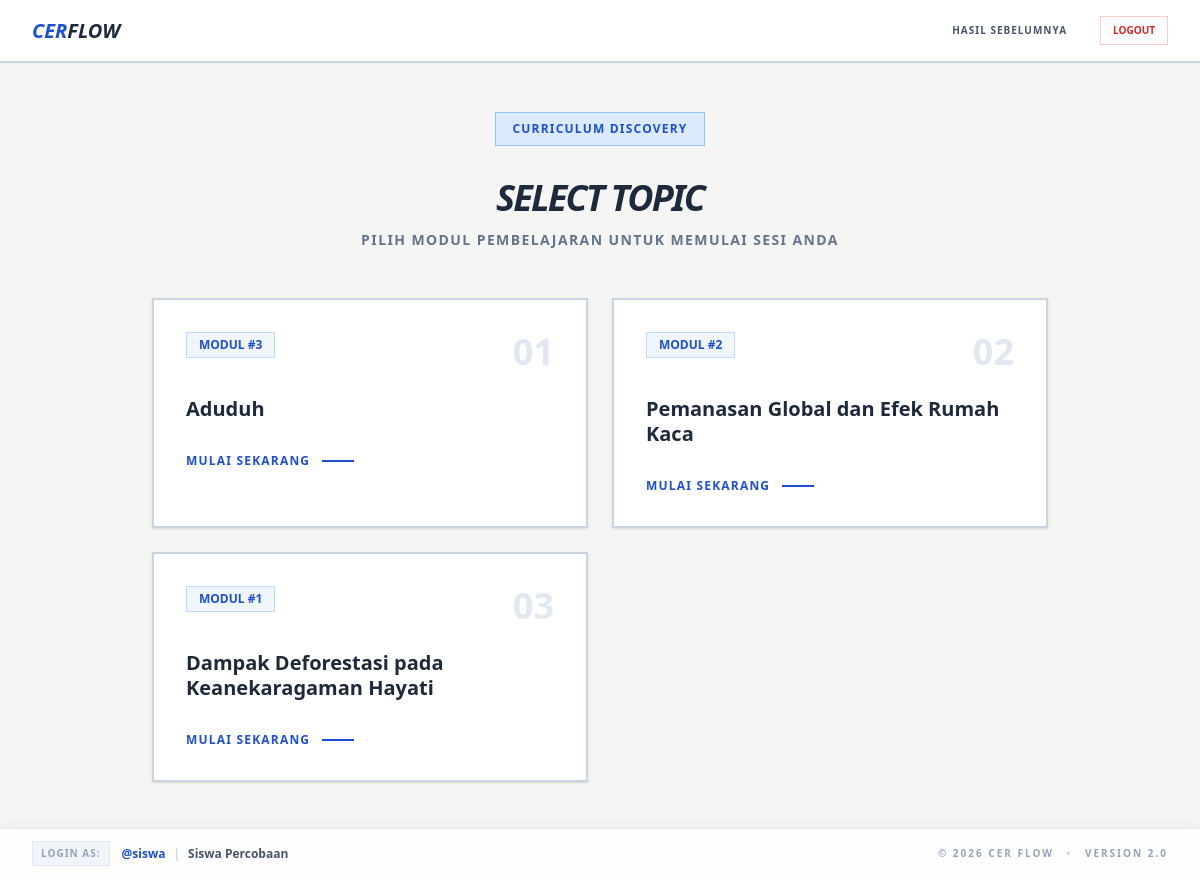
The page /siswa.php (signed in) on the database its author committed.
### tables this page shows
CREATE TABLE `cer_maps` (
  `id` int NOT NULL AUTO_INCREMENT,
  `title` varchar(100) NOT NULL,
  `allow_feedback` tinyint(1) NOT NULL DEFAULT '1',
  `reading_text` text,
  `allow_reading` tinyint(1) NOT NULL DEFAULT '1',
  `created_at` timestamp NOT NULL DEFAULT CURRENT_TIMESTAMP,
  PRIMARY KEY (`id`)
);

### app/Models/CERMap.php (called while the page is built, shortened)
<?php
class CERMap {
    private $conn;
    private $table_maps = "cer_maps";
    public function __construct($db) {
        $this->conn = $db;
    }
    public function getAll() {
        $query = "SELECT * FROM " . $this->table_maps . " ORDER BY id DESC";
        $stmt = $this->conn->prepare($query);
        $stmt->execute();
        return $stmt->fetchAll(PDO::FETCH_ASSOC);
    }
}
?>

### siswa.php (the view, shortened to what this page needs)
<?php
require_once 'app/Models/CERMap.php';
$database = new Database();
$db = $database->getConnection();
$cerMapModel = new CERMap($db);
$maps = $cerMapModel->getAll();
include 'partials/header.php';
include 'partials/navbar.php';
?>
<div id="view-selector" class="fixed inset-0 z-[40] bg-stone-100 p-12 pt-28 pb-24 overflow-y-auto">
    <div class="max-w-4xl mx-auto">
        <div class="text-center mb-12">
            <span class="text-xs font-black text-blue-700 bg-blue-100 px-4 py-2 uppercase tracking-widest mb-4 inline-block border border-blue-300">Curriculum Discovery</span>
            <h2 class="text-4xl font-black text-slate-800 uppercase italic tracking-tighter mt-4">Select Topic</h2>
            <p class="text-slate-500 text-sm font-bold uppercase tracking-widest mt-3">Pilih modul pembelajaran untuk memulai sesi Anda</p>
        </div>
        <div class="grid grid-cols-1 md:grid-cols-2 gap-6" id="map-grid">
            <?php foreach($maps as $index => $map): ?>
            <div onclick="startLearning(<?= $index ?>)" class="bg-white p-8 border-2 border-slate-300 hover:border-blue-600 cursor-pointer shadow hover:shadow-lg hover:-translate-y-1 transition-all group relative overflow-hidden">
                <div class="flex justify-between items-start mb-6">
                    <span class="text-xs font-black text-blue-700 bg-blue-50 px-3 py-1 border border-blue-200 uppercase">MODUL #<?= $map['id'] ?></span>
                    <span class="text-slate-200 group-hover:text-blue-100 transition-colors font-black text-4xl">0<?= $index + 1 ?></span>
                </div>
                <h4 class="font-black text-slate-800 text-xl group-hover:text-blue-700 leading-tight mb-8"><?= htmlspecialchars($map['title']) ?></h4>
                <div class="flex items-center gap-3 text-blue-700">
                    <span class="text-xs font-black uppercase tracking-widest">Mulai Sekarang</span>
                    <div class="w-8 h-[2px] bg-blue-700 transition-all group-hover:w-14"></div>
                </div>
            </div>
            <?php endforeach; ?>
        </div>
    </div>
</div>
<?php include 'partials/footer.php'; ?>

### siswa.php (style rules this page uses)
body { user-select: none; overflow: hidden; background: #f4f5f7; }

### partials/header.php (style rules this page uses)
* { border-radius: 0 !important; }
body { font-size: 14px; }

### rows shown on the page
cer_maps: id "3", title "Aduduh"
cer_maps: id "2", title "Pemanasan Global dan Efek Rumah Kaca"
cer_maps: id "1", title "Dampak Deforestasi pada Keanekaragaman Hayati"

### other values the page prints
$_SESSION['username'] "siswa"
$_SESSION['namalengkap'] "Siswa Percobaan"
